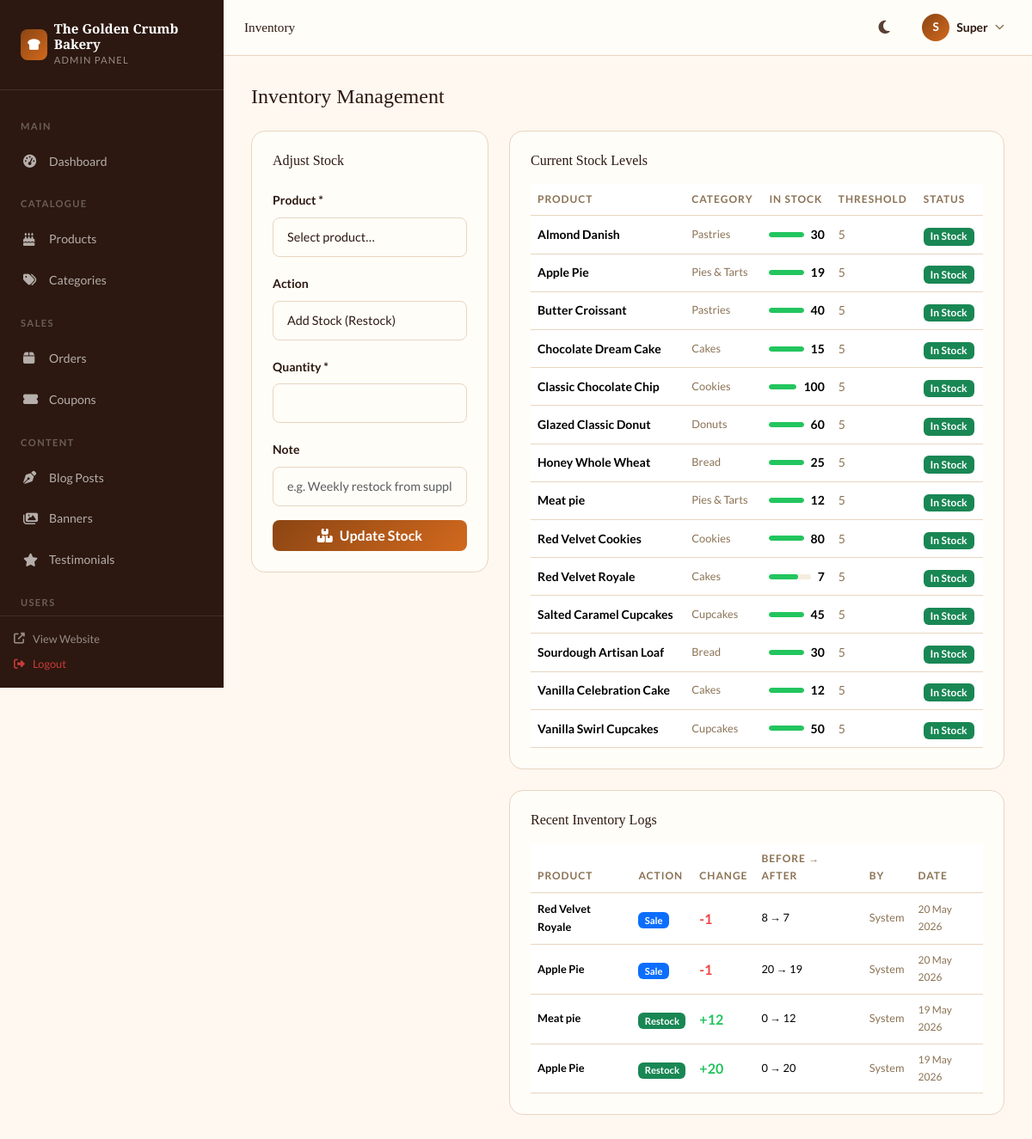
The app's page /admin/inventory.php (signed in) with its own data.
### tables this page shows
CREATE TABLE `products` (
  `id` int(10) UNSIGNED NOT NULL,
  `category_id` int(10) UNSIGNED NOT NULL,
  `name` varchar(200) NOT NULL,
  `slug` varchar(220) NOT NULL,
  `sku` varchar(80) NOT NULL,
  `description` text DEFAULT NULL,
  `short_description` varchar(500) DEFAULT NULL,
  `price` decimal(10,2) NOT NULL,
  `discount_price` decimal(10,2) DEFAULT NULL,
  `stock_quantity` int(11) DEFAULT 0,
  `low_stock_threshold` int(11) DEFAULT 5,
  `weight` decimal(8,2) DEFAULT NULL COMMENT 'in grams',
  `thumbnail` varchar(255) DEFAULT NULL,
  `is_featured` tinyint(1) DEFAULT 0,
  `is_bestseller` tinyint(1) DEFAULT 0,
  `status` enum('active','inactive','out_of_stock') DEFAULT 'active',
  `meta_title` varchar(200) DEFAULT NULL,
  `meta_description` varchar(300) DEFAULT NULL,
  `views` int(11) DEFAULT 0,
  `created_at` timestamp NOT NULL DEFAULT current_timestamp(),
  `updated_at` timestamp NOT NULL DEFAULT current_timestamp() ON UPDATE current_timestamp()
);

CREATE TABLE `categories` (
  `id` int(10) UNSIGNED NOT NULL,
  `name` varchar(100) NOT NULL,
  `slug` varchar(120) NOT NULL,
  `description` text DEFAULT NULL,
  `image` varchar(255) DEFAULT NULL,
  `parent_id` int(10) UNSIGNED DEFAULT NULL,
  `sort_order` int(11) DEFAULT 0,
  `status` tinyint(1) DEFAULT 1,
  `created_at` timestamp NOT NULL DEFAULT current_timestamp()
);

CREATE TABLE `inventory_logs` (
  `id` int(10) UNSIGNED NOT NULL,
  `product_id` int(10) UNSIGNED NOT NULL,
  `admin_id` int(10) UNSIGNED DEFAULT NULL,
  `action` enum('restock','sale','adjustment','return') NOT NULL,
  `quantity_change` int(11) NOT NULL,
  `quantity_before` int(11) NOT NULL,
  `quantity_after` int(11) NOT NULL,
  `note` varchar(255) DEFAULT NULL,
  `created_at` timestamp NOT NULL DEFAULT current_timestamp()
);

### config/database.php (called while the page is built, shortened)
<?php
class Database {
    private static ?PDO $instance = null;
    public static function getConnection(): PDO {
        if (self::$instance === null) {
            $dsn = "mysql:host=" . DB_HOST . ";dbname=" . DB_NAME . ";charset=" . DB_CHARSET;
            $options = [
                PDO::ATTR_ERRMODE            => PDO::ERRMODE_EXCEPTION,
                PDO::ATTR_DEFAULT_FETCH_MODE => PDO::FETCH_ASSOC,
                PDO::ATTR_EMULATE_PREPARES   => false,
                PDO::MYSQL_ATTR_INIT_COMMAND => "SET NAMES utf8mb4 COLLATE utf8mb4_unicode_ci"
            ];
            try {
                self::$instance = new PDO($dsn, DB_USER, DB_PASS, $options);
            } catch (PDOException $e) {
                if (APP_ENV === 'development') {
                    die("Database connection failed: " . $e->getMessage());
                } else {
                    die("Service temporarily unavailable. Please try again later.");
                }
            }
        }
        return self::$instance;
    }
}
function db(): PDO {
    return Database::getConnection();
}

### includes/functions.php (called while the page is built, shortened)
<?php
function isAdminLoggedIn(): bool {
    return isset($_SESSION['admin_id']) && !empty($_SESSION['admin_id']);
}
function getCurrentAdmin(): ?array {
    $stmt = db()->prepare("SELECT id, name, email, role, avatar FROM admins WHERE id = ? AND status = 1");
    $stmt->execute([$_SESSION['admin_id']]);
    return $stmt->fetch() ?: null;
}
function formatDate(string $datetime): string {
    return date(DATE_FORMAT, strtotime($datetime));
}
function timeAgo(string $datetime): string {
    $diff = time() - strtotime($datetime);
    return formatDate($datetime);
}
function truncate(string $text, int $length = 150): string {
    if (strlen($text) <= $length) return $text;
    return substr($text, 0, $length) . '...';
}
function getSetting(string $key, string $default = ''): string {
    static $settings = [];
    if (empty($settings)) {
        try {
            $stmt = db()->query("SELECT `key`, `value` FROM settings");
            $settings = $stmt->fetchAll(PDO::FETCH_KEY_PAIR);
        } catch (Exception $e) {
            return $default;
        }
    }
    return $settings[$key] ?? $default;
}

### admin/inventory.php (the view, shortened to what this page needs)
<?php
$adminPageTitle = 'Inventory';
$products = db()->query("SELECT p.*, c.name AS cat_name FROM products p JOIN categories c ON p.category_id=c.id WHERE p.status='active' ORDER BY p.name")->fetchAll();
$logs = db()->query("SELECT il.*, p.name AS product_name, a.name AS admin_name FROM inventory_logs il JOIN products p ON il.product_id=p.id LEFT JOIN admins a ON il.admin_id=a.id ORDER BY il.created_at DESC LIMIT 30")->fetchAll();
require_once __DIR__ . '/includes/header.php';
?>
<div class="page-header"><h4>Inventory Management</h4></div>
<div class="row g-4">
  <div class="col-lg-4">
    <div class="stat-card">
      <h6 style="font-family:var(--font-display);margin-bottom:1.25rem">Adjust Stock</h6>
      <form method="POST">
        <div class="mb-3"><label class="form-label fw-bold small">Product *</label>
          <select class="form-select" name="product_id" required>
            <option value="">Select product…</option>
          </select></div>
        <div class="mb-3"><label class="form-label fw-bold small">Action</label>
          <select class="form-select" name="stock_action">
            <option value="restock">Add Stock (Restock)</option>
          </select></div>
        <div class="mb-3"><label class="form-label fw-bold small">Quantity *</label>
          <input type="number" class="form-control" name="quantity" min="1" required></div>
        <div class="mb-3"><label class="form-label fw-bold small">Note</label>
          <input type="text" class="form-control" name="note" placeholder="e.g. Weekly restock from supplier"></div>
        <button type="submit" class="btn btn-primary w-100"><i class="fas fa-boxes me-2"></i>Update Stock</button>
      </form>
    </div>
  </div>
  <div class="col-lg-8">
    <div class="stat-card mb-4">
      <h6 style="font-family:var(--font-display);margin-bottom:1rem">Current Stock Levels</h6>
      <div class="table-responsive">
        <table class="table table-hover mb-0">
          <thead><tr><th>Product</th><th>Category</th><th>In Stock</th><th>Threshold</th><th>Status</th></tr></thead>
          <tbody>
          <?php foreach ($products as $p): ?>
          <tr>
            <td style="font-weight:600;font-size:.875rem"><?= htmlspecialchars($p['name']) ?></td>
            <td style="font-size:.8rem;color:var(--text-light)"><?= htmlspecialchars($p['cat_name']) ?></td>
            <td>
              <div class="d-flex align-items-center gap-2">
                <div style="flex:1;max-width:80px;height:6px;background:var(--cream-dark);border-radius:3px;overflow:hidden">
                  <?php $pct = $p['low_stock_threshold']>0 ? min(100,round(($p['stock_quantity']/$p['low_stock_threshold'])*50)) : 100; ?>
                  <div style="height:100%;width:<?= $pct ?>%;background:<?= $p['stock_quantity']<=0?'#ef4444':($p['stock_quantity']<=$p['low_stock_threshold']?'#f59e0b':'#22c55e') ?>;border-radius:3px"></div>
                </div>
                <strong style="font-size:.875rem"><?= $p['stock_quantity'] ?></strong>
              </div>
            </td>
            <td style="font-size:.875rem;color:var(--text-light)"><?= $p['low_stock_threshold'] ?></td>
            <td>
              <span class="badge bg-<?= $p['stock_quantity']<=0?'danger':($p['stock_quantity']<=$p['low_stock_threshold']?'warning text-dark':'success') ?>">
                <?= $p['stock_quantity']<=0?'Out of Stock':($p['stock_quantity']<=$p['low_stock_threshold']?'Low Stock':'In Stock') ?>
              </span>
            </td>
          </tr>
          <?php endforeach; ?>
          </tbody>
        </table>
      </div>
    </div>
    <div class="stat-card">
      <h6 style="font-family:var(--font-display);margin-bottom:1rem">Recent Inventory Logs</h6>
      <div class="table-responsive">
        <table class="table table-hover mb-0">
          <thead><tr><th>Product</th><th>Action</th><th>Change</th><th>Before → After</th><th>By</th><th>Date</th></tr></thead>
          <tbody>
          <?php foreach ($logs as $l): ?>
          <tr>
            <td style="font-size:.8rem;font-weight:600"><?= htmlspecialchars(truncate($l['product_name'],25)) ?></td>
            <td><span class="badge bg-<?= $l['action']==='restock'?'success':($l['action']==='sale'?'primary':'secondary') ?>" style="font-size:.7rem"><?= ucfirst($l['action']) ?></span></td>
            <td style="font-weight:700;color:<?= $l['quantity_change']>=0?'#22c55e':'#ef4444' ?>"><?= ($l['quantity_change']>=0?'+':'').$l['quantity_change'] ?></td>
            <td style="font-size:.8rem"><?= $l['quantity_before'] ?> → <?= $l['quantity_after'] ?></td>
            <td style="font-size:.8rem;color:var(--text-light)"><?= htmlspecialchars($l['admin_name']??'System') ?></td>
            <td style="font-size:.75rem;color:var(--text-light)"><?= timeAgo($l['created_at']) ?></td>
          </tr>
          <?php endforeach; ?>
          </tbody>
        </table>
      </div>
    </div>
  </div>
</div>
<?php include __DIR__ . '/includes/footer.php'; ?>

### admin/includes/header.php (shortened to what this page needs)
<?php
$admin   = getCurrentAdmin();
$pgTitle = $adminPageTitle ?? 'Dashboard';
$unreadMsg = (int) db()->query("SELECT COUNT(*) FROM contact_messages WHERE is_read=0")->fetchColumn();
$lowStock  = (int) db()->query("SELECT COUNT(*) FROM products WHERE stock_quantity <= low_stock_threshold AND status='active'")->fetchColumn();
$adminNav = [
  ['section'=>'Main'],
  ['href'=>'dashboard.php','icon'=>'tachometer-alt','label'=>'Dashboard'],
  ['section'=>'Catalogue'],
  ['href'=>'products.php','icon'=>'birthday-cake','label'=>'Products'],
  ['href'=>'categories.php','icon'=>'tags','label'=>'Categories'],
  ['section'=>'Sales'],
  ['href'=>'orders.php','icon'=>'box','label'=>'Orders'],
  ['href'=>'coupons.php','icon'=>'ticket-alt','label'=>'Coupons'],
  ['section'=>'Content'],
  ['href'=>'blog.php','icon'=>'pen-nib','label'=>'Blog Posts'],
  ['href'=>'banners.php','icon'=>'images','label'=>'Banners'],
  ['href'=>'testimonials.php','icon'=>'star','label'=>'Testimonials'],
  ['section'=>'Users'],
  ['href'=>'customers.php','icon'=>'users','label'=>'Customers'],
  ['href'=>'reviews.php','icon'=>'comments','label'=>'Reviews'],
  ['href'=>'messages.php','icon'=>'envelope','label'=>'Messages','badge'=>$unreadMsg],
  ['section'=>'System'],
  ['href'=>'inventory.php','icon'=>'warehouse','label'=>'Inventory','badge'=>$lowStock,'badge_type'=>'warning'],
  ['href'=>'newsletter.php','icon'=>'mail-bulk','label'=>'Newsletter'],
  ['href'=>'settings.php','icon'=>'cog','label'=>'Settings'],
  ['href'=>'reports.php','icon'=>'chart-bar','label'=>'Reports'],
];
$current = basename($_SERVER['PHP_SELF']);
?>
<!DOCTYPE html>
<html lang="en">
<head>
<title><?= htmlspecialchars($pgTitle) ?> – Admin | <?= htmlspecialchars(getSetting('site_name','Crumbs & Co')) ?></title>
<link href="https://cdn.jsdelivr.net/npm/bootstrap@5.3.2/dist/css/bootstrap.min.css" rel="stylesheet">
<link href="https://cdnjs.cloudflare.com/ajax/libs/font-awesome/6.5.0/css/all.min.css" rel="stylesheet">
<link href="<?= APP_URL ?>/assets/css/style.css" rel="stylesheet">
</head>
<body data-theme="light">
<aside class="admin-sidebar" id="adminSidebar">
  <div class="sidebar-logo">
    <a href="<?= APP_URL ?>/admin/dashboard.php" class="d-flex align-items-center gap-2 text-decoration-none">
      <div style="width:36px;height:36px;background:linear-gradient(135deg,var(--primary),var(--accent));border-radius:8px;display:flex;align-items:center;justify-content:center;color:white;font-size:.9rem">
        <i class="fas fa-bread-slice"></i>
      </div>
      <div style="color:white">
        <div style="font-family:var(--font-display);font-weight:700;font-size:.95rem;line-height:1.2"><?= htmlspecialchars(getSetting('site_name','Crumbs & Co')) ?></div>
        <div style="font-size:.7rem;opacity:.5;text-transform:uppercase;letter-spacing:.1em">Admin Panel</div>
      </div>
    </a>
  </div>
  <div class="sidebar-menu flex-fill" style="overflow-y:auto">
    <?php foreach ($adminNav as $item):
      if (isset($item['section'])): ?>
      <div class="sidebar-group-label mt-2"><?= $item['section'] ?></div>
      <?php else: ?>
      <a href="<?= APP_URL ?>/admin/<?= $item['href'] ?>" class="<?= $current===$item['href']?'active':'' ?>">
        <i class="fas fa-<?= $item['icon'] ?>"></i>
        <span style="flex:1"><?= $item['label'] ?></span>
      </a>
      <?php endif; ?>
    <?php endforeach; ?>
  </div>
  <div class="sidebar-bottom">
    <a href="<?= APP_URL ?>" target="_blank" class="d-flex align-items-center gap-2 mb-2" style="color:rgba(255,255,255,.5);font-size:.8rem;text-decoration:none"><i class="fas fa-external-link-alt" style="width:14px"></i>View Website</a>
    <a href="<?= APP_URL ?>/admin/logout.php" class="d-flex align-items-center gap-2" style="color:rgba(239,68,68,.8);font-size:.8rem;text-decoration:none"><i class="fas fa-sign-out-alt" style="width:14px"></i>Logout</a>
  </div>
</aside>
<div class="admin-main" id="adminMain">
  <div class="admin-topbar">
    <div class="d-flex align-items-center gap-3">
      <h6 style="margin:0;font-family:var(--font-display);font-size:.95rem"><?= htmlspecialchars($pgTitle) ?></h6>
    </div>
    <div class="d-flex align-items-center gap-3">
      <button class="btn-icon" id="themeToggle" title="Toggle theme"><i class="fas fa-moon" id="themeIcon"></i></button>
      <div class="dropdown">
        <button class="d-flex align-items-center gap-2 btn-icon px-2" style="border-radius:var(--radius-sm);width:auto" data-bs-toggle="dropdown">
          <div style="width:32px;height:32px;background:linear-gradient(135deg,var(--primary),var(--accent));border-radius:50%;display:flex;align-items:center;justify-content:center;color:white;font-weight:700;font-size:.85rem">
            <?= strtoupper(substr($admin['name'],0,1)) ?>
          </div>
          <span style="font-size:.875rem;font-weight:600;color:var(--text-dark)"><?= htmlspecialchars(explode(' ',$admin['name'])[0]) ?></span>
          <i class="fas fa-chevron-down" style="font-size:.7rem;color:var(--text-light)"></i>
        </button>
      </div>
    </div>
  </div>
  <div class="admin-content">

### records on screen
products: name "Almond Danish", category.name "Pastries", stock_quantity "30", low_stock_threshold "5", shows "In Stock"
products: name "Apple Pie", category.name "Pies & Tarts", stock_quantity "19", low_stock_threshold "5", shows "In Stock"
products: name "Butter Croissant", category.name "Pastries", stock_quantity "40", low_stock_threshold "5", shows "In Stock"
products: name "Chocolate Dream Cake", category.name "Cakes", stock_quantity "15", low_stock_threshold "5", shows "In Stock"
products: name "Classic Chocolate Chip", category.name "Cookies", stock_quantity "100", low_stock_threshold "5", shows "In Stock"
products: name "Glazed Classic Donut", category.name "Donuts", stock_quantity "60", low_stock_threshold "5", shows "In Stock"
products: name "Honey Whole Wheat", category.name "Bread", stock_quantity "25", low_stock_threshold "5", shows "In Stock"
products: name "Meat pie", category.name "Pies & Tarts", stock_quantity "12", low_stock_threshold "5", shows "In Stock"
products: name "Red Velvet Cookies", category.name "Cookies", stock_quantity "80", low_stock_threshold "5", shows "In Stock"
products: name "Red Velvet Royale", category.name "Cakes", stock_quantity "7", low_stock_threshold "5", shows "In Stock"
products: name "Salted Caramel Cupcakes", category.name "Cupcakes", stock_quantity "45", low_stock_threshold "5", shows "In Stock"
products: name "Sourdough Artisan Loaf", category.name "Bread", stock_quantity "30", low_stock_threshold "5", shows "In Stock"
products: name "Vanilla Celebration Cake", category.name "Cakes", stock_quantity "12", low_stock_threshold "5", shows "In Stock"
products: name "Vanilla Swirl Cupcakes", category.name "Cupcakes", stock_quantity "50", low_stock_threshold "5", shows "In Stock"
inventory_logs: product.name "Red Velvet Royale", action "Sale", quantity_change "-1", quantity_before "8", quantity_after "7", admin_name "System", created_at "20 May 2026"
inventory_logs: product.name "Apple Pie", action "Sale", quantity_change "-1", quantity_before "20", quantity_after "19", admin_name "System", created_at "20 May 2026"
inventory_logs: product.name "Meat pie", action "Restock", quantity_change "12", quantity_before "0", quantity_after "12", admin_name "System", created_at "19 May 2026"
inventory_logs: product.name "Apple Pie", action "Restock", quantity_change "20", quantity_before "0", quantity_after "20", admin_name "System", created_at "19 May 2026"

### other values on screen
getSetting('site_name','Crumbs & Co') "The Golden Crumb Bakery"
$item['section'] "MAIN"
$item['label'] "Dashboard"
$item['section'] "CATALOGUE"
$item['label'] "Products"
$item['label'] "Categories"
$item['section'] "SALES"
$item['label'] "Orders"
$item['label'] "Coupons"
$item['section'] "CONTENT"
$item['label'] "Blog Posts"
$item['label'] "Banners"
$item['label'] "Testimonials"
$item['section'] "USERS"
$pgTitle "Inventory"
